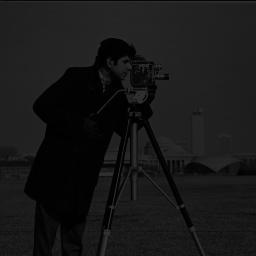
%> input picture low_cameraman.pgm, 256 x 256 px
$ octave HistogramEqualization.m   (GNU Octave 9; MATLAB toolbox functions it lacks are replaced by stand-ins)
%> lines starting %> are read from the running program, lines starting %| are printed output that depends on the picture
I = imread('low_cameraman.pgm');
%> I is the input picture: size 256x256 uint8; min 0, max 51, mean 23.4
[row,col] = size(I);
%> row = 256; col = 256
for i = 1 : 256
    K(i) = 0;
end
for i = 1 : row
    for j = 1 : col
        K(I(i,j)+1) = K(I(i,j)+1)+1;
    end
end
%> after the loop, K = 256 values, max 7156 at index 3, min 0 at index 53, mean 256
cmf = 0;
for i = 1 : 256
    cmf = cmf + K(i);
    K(i) = round((255*cmf)/(row*col));
end
%> this loop made 256 passes
%> cmf on passes 1 to 3: 15, 1968, 9124
%> after the loop, K = 256 values from 0 to 255
for i = 1 : row
    for j = 1 : col
        J(i,j) = K(I(i,j)+1)+1;
    end
end
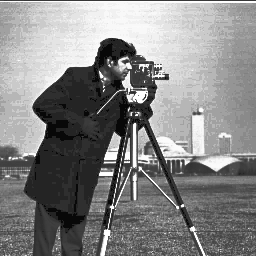
%> J: size 256x256 double; min 1, max 256, mean 134.7; drawn with min black and max white
figure,imshow(uint8(J));
figure,imhist(uint8(J));
%> after `imhist(uint8(J))`:
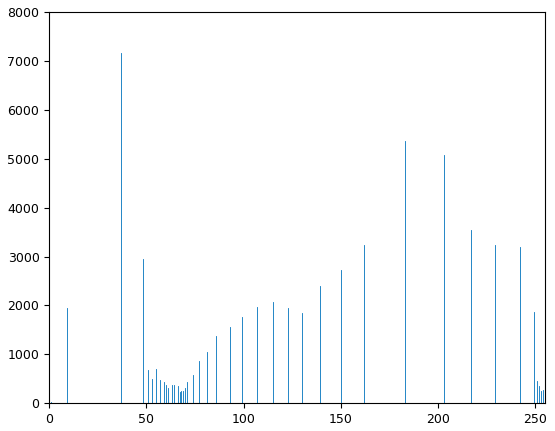
%> figure redrawn from the program's plot data; highest point at x = 37, y = 7156
